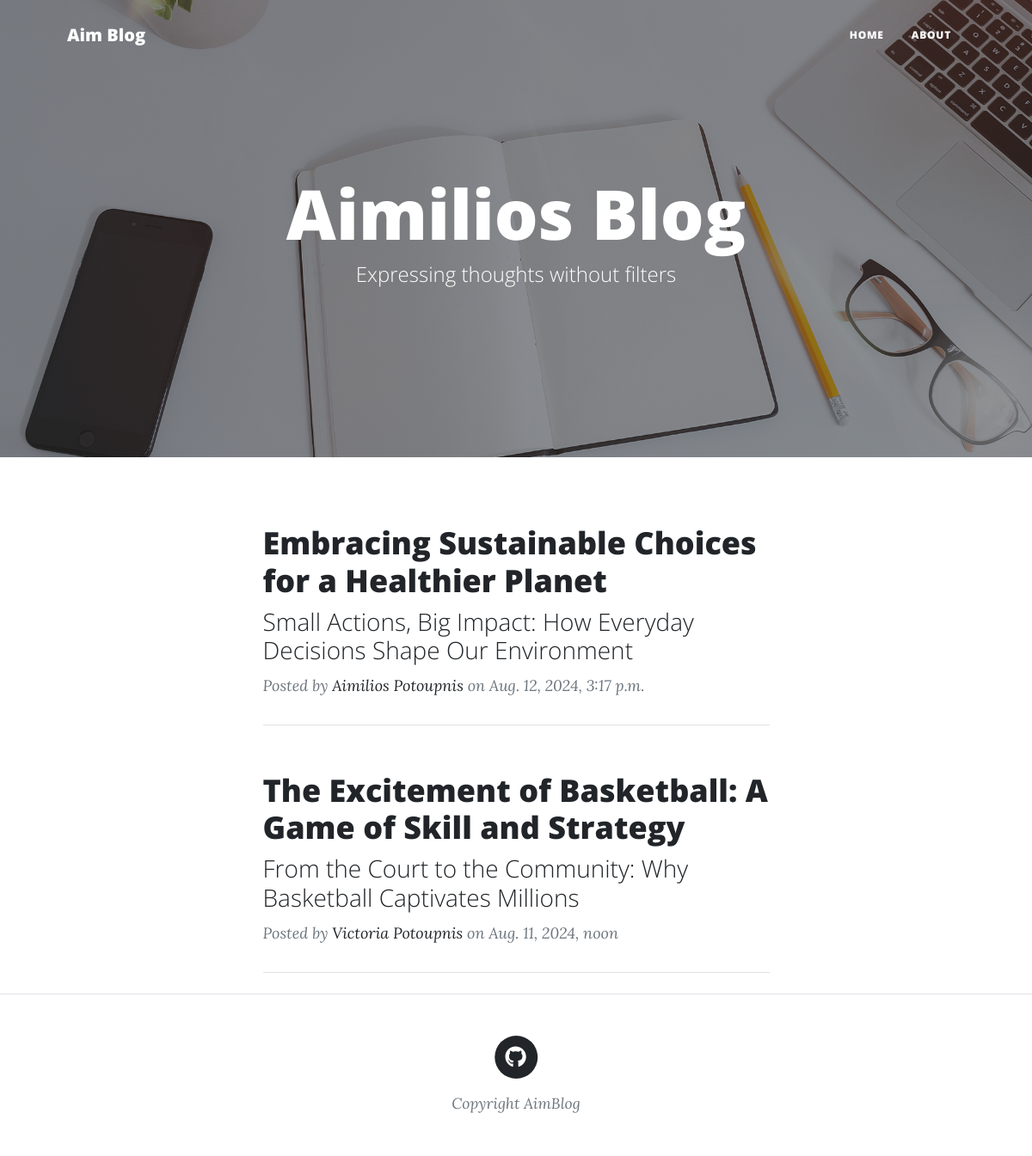
Screenshot of /blog/ with the database file from the repository.
### blog/models.py (models this page shows, shortened)
class Post(models.Model):
    title = models.CharField(max_length=200, null=False)
    subtitle = models.CharField(max_length=200, null=False, default='')
    image = models.ImageField(upload_to='uploads/', null=False)
    date = models.DateTimeField()
    slug = models.SlugField(unique=True, editable=False)
    content = models.TextField(validators=[MinLengthValidator(10)])
    author = models.ForeignKey(Author, on_delete=models.CASCADE, null=True, related_name='author')
    caption = models.ManyToManyField(Tag, null=False, related_name='tag')

class Author(models.Model):
    first_name = models.CharField(max_length=50, null=False)
    last_name = models.CharField(max_length=50, null=False)
    email = models.EmailField(null=False)
    def __str__(self):
        return f'{self.first_name} {self.last_name}'

### blog/views.py (the view)
# urls.py: urlpatterns = [path('', IndexView.as_view(), name='index_page'),
class IndexView(View):
    template_name = 'blog/index.html'
    def get(self, request):
        posts = Post.objects.all().order_by('-date')
        read_later_list = []
        if request.session.get('read_later_list'):
            read_later_list = request.session.get('read_later_list')
        return render(request, self.template_name, {'posts': posts, 'read_later_list': read_later_list})

### blog/templates/blog/index.html
{% extends "base.html" %}
{% load static %}
{% block header_content %}
    <header class="masthead" style="background-image: url({% static "blog/assets/img/home-bg.jpg" %})">
        <div class="container position-relative px-4 px-lg-5">
            <div class="row gx-4 gx-lg-5 justify-content-center">
                <div class="col-md-10 col-lg-8 col-xl-7">
                    <div class="site-heading">
                        <h1>Aimilios Blog</h1>
                        <span class="subheading">Expressing thoughts without filters</span>
                    </div>
                </div>
            </div>
        </div>
    </header>
{% endblock header_content %}
{% block main_content %}
    {% for post in posts %}
        <div class="container px-4 px-lg-5">
            <div class="row gx-4 gx-lg-5 justify-content-center">
                <div class="col-md-10 col-lg-8 col-xl-7">
                    {% include "./includes/post_preview_snippet.html" with post_id=post.id post_title=post.title post_subtitle=post.subtitle post_date=post.date post_author=post.author post_slug=post.slug read_later_list=read_later_list %}
                </div>
            </div>
        </div>
    {% endfor %}
{% endblock main_content %}

### templates/base.html (shortened to what this page needs)
{% load static %}
<!DOCTYPE html>
<html lang="en">
<head>
    <link href={% static "css/styles.css" %} rel="stylesheet"/>
</head>
<body>
<nav class="navbar navbar-expand-lg navbar-light" id="mainNav">
    <div class="container px-4 px-lg-5">
        <a class="navbar-brand" href={% url "index_page" %}>Aim Blog</a>
        <div class="collapse navbar-collapse" id="navbarResponsive">
            <ul class="navbar-nav ms-auto py-4 py-lg-0">
                <li class="nav-item"><a class="nav-link px-lg-3 py-3 py-lg-4" href={% url "index_page" %}>Home</a></li>
                <li class="nav-item"><a class="nav-link px-lg-3 py-3 py-lg-4" href={% url "about_page" %}>About</a></li>
            </ul>
        </div>
    </div>
</nav>
{% block header_content %}{% endblock header_content %}
{% block main_content %}{% endblock main_content %}
<footer class="border-top">
    <div class="container px-4 px-lg-5">
        <div class="row gx-4 gx-lg-5 justify-content-center">
            <div class="col-md-10 col-lg-8 col-xl-7">
                <ul class="list-inline text-center">
                    <li class="list-inline-item">
                        <a href="https://github.com/aimiliospot" target="_blank">
                                    <span class="fa-stack fa-lg">
                                        <i class="fas fa-circle fa-stack-2x"></i>
                                        <i class="fab fa-github fa-stack-1x fa-inverse"></i>
                                    </span>
                        </a>
                    </li>
                </ul>
                <div class="small text-center text-muted fst-italic">Copyright AimBlog</div>
            </div>
        </div>
    </div>
</footer>
</body>
</html>

### blog/templates/blog/includes/post_preview_snippet.html
<div class="post-preview">
    <a href={% url "post_page" post_slug %}>
        {% if post_id in read_later_list %}
            <h2 class="post-title" style="color: #993300;">{{ post_title }}</h2>
        {% else %}
            <h2 class="post-title">{{ post_title }}</h2>
        {% endif %}
        <h3 class="post-subtitle">{{ post_subtitle }}</h3>
    </a>
    <p class="post-meta">
        Posted by
        <a href={% url "about_page" %}>{{ post_author }}</a>
        on {{ post_date }}
    </p>
</div>
<hr class="my-4"/>

### rows the page displays
Post: title "Embracing Sustainable Choices for a Healthier Planet", subtitle "Small Actions, Big Impact: How Everyday Decisions Shape Our Environment", date "Aug. 12, 2024, 3:17 p.m."
Author: first_name+last_name "Aimilios Potoupnis"
Post: title "The Excitement of Basketball: A Game of Skill and Strategy", subtitle "From the Court to the Community: Why Basketball Captivates Millions", date "Aug. 11, 2024, noon"
Author: first_name+last_name "Victoria Potoupnis"
